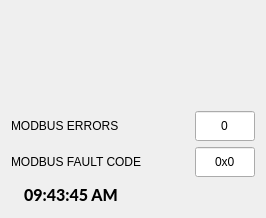
                  <widget class="QWidget" name="widget_logo" native="true">
                   <property name="sizePolicy">
                    <sizepolicy hsizetype="Preferred" vsizetype="Preferred">
                     <horstretch>0</horstretch>
                     <verstretch>0</verstretch>
                    </sizepolicy>
                   </property>
                   <layout class="QVBoxLayout" name="verticalLayout_6">
                    <item>
                     <spacer name="verticalSpacer_5">
                      <property name="orientation">
                       <enum>Qt::Vertical</enum>
                      </property>
                      <property name="sizeHint" stdset="0">
                       <size>
                        <width>20</width>
                        <height>40</height>
                       </size>
                      </property>
                     </spacer>
                    </item>
                    <item alignment="Qt::AlignHCenter">
                     <widget class="QLabel" name="silver_dragon">
                      <property name="text">
                       <string/>
                      </property>
                      <property name="pixmap">
                       <pixmap>images/silver_dragon.png</pixmap>
                      </property>
                     </widget>
                    </item>
                    <item>
                     <spacer name="verticalSpacer_4">
                      <property name="orientation">
                       <enum>Qt::Vertical</enum>
                      </property>
                      <property name="sizeHint" stdset="0">
                       <size>
                        <width>20</width>
                        <height>40</height>
                       </size>
                      </property>
                     </spacer>
                    </item>
                    <item>
                     <widget class="QWidget" name="widget_modbus_errors" native="true">
                      <layout class="QHBoxLayout" name="horizontalLayout_14">
                       <property name="spacing">
                        <number>4</number>
                       </property>
                       <property name="leftMargin">
                        <number>0</number>
                       </property>
                       <property name="topMargin">
                        <number>0</number>
                       </property>
                       <property name="rightMargin">
                        <number>0</number>
                       </property>
                       <property name="bottomMargin">
                        <number>0</number>
                       </property>
                       <item>
                        <widget class="QLabel" name="label_42">
                         <property name="sizePolicy">
                          <sizepolicy hsizetype="Preferred" vsizetype="Fixed">
                           <horstretch>0</horstretch>
                           <verstretch>0</verstretch>
                          </sizepolicy>
                         </property>
                         <property name="minimumSize">
                          <size>
                           <width>180</width>
                           <height>30</height>
                          </size>
                         </property>
                         <property name="maximumSize">
                          <size>
                           <width>180</width>
                           <height>30</height>
                          </size>
                         </property>
                         <property name="text">
                          <string>MODBUS ERRORS</string>
                         </property>
                         <property name="alignment">
                          <set>Qt::AlignLeading|Qt::AlignLeft|Qt::AlignVCenter</set>
                         </property>
                        </widget>
                       </item>
                       <item>
                        <widget class="QLineEdit" name="lbl_mb_errors">
                         <property name="sizePolicy">
                          <sizepolicy hsizetype="Fixed" vsizetype="Fixed">
                           <horstretch>0</horstretch>
                           <verstretch>0</verstretch>
                          </sizepolicy>
                         </property>
                         <property name="minimumSize">
                          <size>
                           <width>60</width>
                           <height>30</height>
                          </size>
                         </property>
                         <property name="maximumSize">
                          <size>
                           <width>60</width>
                           <height>30</height>
                          </size>
                         </property>
                         <property name="toolTip">
                          <string>Modbus Error Count</string>
                         </property>
                         <property name="text">
                          <string>0</string>
                         </property>
                         <property name="alignment">
                          <set>Qt::AlignCenter</set>
                         </property>
                         <property name="readOnly">
                          <bool>true</bool>
                         </property>
                        </widget>
                       </item>
                      </layout>
                     </widget>
                    </item>
                    <item>
                     <widget class="QWidget" name="widget_modbus_code" native="true">
                      <layout class="QHBoxLayout" name="horizontalLayout_16">
                       <property name="spacing">
                        <number>4</number>
                       </property>
                       <property name="leftMargin">
                        <number>0</number>
                       </property>
                       <property name="topMargin">
                        <number>0</number>
                       </property>
                       <property name="rightMargin">
                        <number>0</number>
                       </property>
                       <property name="bottomMargin">
                        <number>0</number>
                       </property>
                       <item>
                        <widget class="QLabel" name="label_41">
                         <property name="sizePolicy">
                          <sizepolicy hsizetype="Preferred" vsizetype="Fixed">
                           <horstretch>0</horstretch>
                           <verstretch>0</verstretch>
                          </sizepolicy>
                         </property>
                         <property name="minimumSize">
                          <size>
                           <width>180</width>
                           <height>30</height>
                          </size>
                         </property>
                         <property name="maximumSize">
                          <size>
                           <width>180</width>
                           <height>30</height>
                          </size>
                         </property>
                         <property name="text">
                          <string>MODBUS FAULT CODE</string>
                         </property>
                         <property name="alignment">
                          <set>Qt::AlignLeading|Qt::AlignLeft|Qt::AlignVCenter</set>
                         </property>
                        </widget>
                       </item>
                       <item>
                        <widget class="QLineEdit" name="lbl_spindle_fault">
                         <property name="sizePolicy">
                          <sizepolicy hsizetype="Fixed" vsizetype="Fixed">
                           <horstretch>0</horstretch>
                           <verstretch>0</verstretch>
                          </sizepolicy>
                         </property>
                         <property name="minimumSize">
                          <size>
                           <width>60</width>
                           <height>30</height>
                          </size>
                         </property>
                         <property name="maximumSize">
                          <size>
                           <width>60</width>
                           <height>30</height>
                          </size>
                         </property>
                         <property name="toolTip">
                          <string>VFD Fault Code</string>
                         </property>
                         <property name="text">
                          <string>0x0</string>
                         </property>
                         <property name="alignment">
                          <set>Qt::AlignCenter</set>
                         </property>
                         <property name="readOnly">
                          <bool>true</bool>
                         </property>
                        </widget>
                       </item>
                      </layout>
                     </widget>
                    </item>
                    <item>
                     <widget class="StatusLabel" name="lbl_clock">
                      <property name="sizePolicy">
                       <sizepolicy hsizetype="Preferred" vsizetype="Fixed">
                        <horstretch>0</horstretch>
                        <verstretch>0</verstretch>
                       </sizepolicy>
                      </property>
                      <property name="minimumSize">
                       <size>
                        <width>120</width>
                        <height>24</height>
                       </size>
                      </property>
                      <property name="maximumSize">
                       <size>
                        <width>120</width>
                        <height>24</height>
                       </size>
                      </property>
                      <property name="font">
                       <font>
                        <family>Lato Heavy</family>
                        <pointsize>12</pointsize>
                        <weight>50</weight>
                        <italic>false</italic>
                        <bold>false</bold>
                       </font>
                      </property>
                      <property name="frameShape">
                       <enum>QFrame::NoFrame</enum>
                      </property>
                      <property name="frameShadow">
                       <enum>QFrame::Sunken</enum>
                      </property>
                      <property name="lineWidth">
                       <number>2</number>
                      </property>
                      <property name="text">
                       <string>09:43:45 AM</string>
                      </property>
                      <property name="alignment">
                       <set>Qt::AlignCenter</set>
                      </property>
                      <property name="textTemplate" stdset="0">
                       <string>%I:%M:%S %p</string>
                      </property>
                      <property name="feed_override_status" stdset="0">
                       <bool>false</bool>
                      </property>
                      <property name="time_stamp_status" stdset="0">
                       <bool>true</bool>
                      </property>
                     </widget>
                    </item>
                   </layout>
                  </widget>
